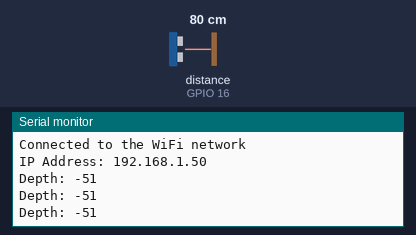
Bench run of a program on a simulated ESP32. On the bench: the last lines printed to the serial monitor. Inputs (shaded band) come from the test bench; at power-on: distance to the obstacle (sensor on GPIO 16) 80 cm. The echo pulse lasts 58.3 µs per cm; WiFi joins after 1.5 s; servers stay silent unless stated; uploads are accepted with an empty reply.

Above: at 2.7 s.
2.8 s: distance to the obstacle (sensor on GPIO 16) set to 2 cm
At 5.18 s:
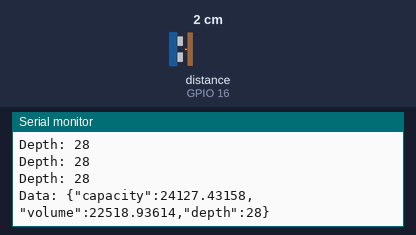
5.9 s: distance to the obstacle (sensor on GPIO 16) set to 4 cm
At 6.6 s:
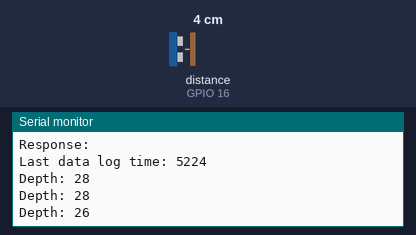
Timing chart, 0 to 8.9 s (numbered marks = the images above; inputs shaded):
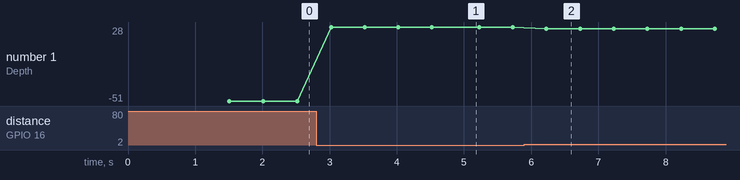

The program:

main.cpp
```cpp
#include <Arduino.h>
#include <WiFi.h>
#include <NewPing.h>
#include <ArduinoJson.h>
#include "credentials.hpp"
#include "config.hpp"
#include "mserver.hpp"
#include "utils.hpp"

MServer server(SERVER_URL);
NewPing sonar(TRIGGER_PIN, ECHO_PIN, MAX_DISTANCE);

double damCapacity;

void setup()
{
  if (DEBUG)
  {
    Serial.begin(115200);
  }
  WiFi.begin(WIFI_SSID, WIFI_PASSWORD);
  DEBUG_PRINT("Connecting to WiFi");
  while (WiFi.status() != WL_CONNECTED)
  {
    DEBUG_PRINT(".");
    delay(100);
  }
  DEBUG_PRINTLN("");
  DEBUG_PRINTLN("Connected to the WiFi network");
  DEBUG_PRINT("IP Address: ");
  DEBUG_PRINTLN(WiFi.localIP());

  damCapacity = calculateCapacity(DAM_HEIGHT);
}

void loop()
{
  long depth = DAM_HEIGHT - sonar.ping_cm();
  double newVolume = calculateCapacity(depth);

  DEBUG_PRINT("Depth: ");
  DEBUG_PRINTLN(depth);
  delay(500);

  if (millis() - server.getLastDataLogTime() > SERVER_SEND_INTERVAL)
  {
    JsonDocument doc;
    doc["capacity"] = damCapacity;
    doc["volume"] = newVolume;
    doc["depth"] = depth;
    String data;
    serializeJson(doc, data);
    DEBUG_PRINT("Data: ");
    DEBUG_PRINTLN(data);

    server.sendData(data);
    DEBUG_PRINT("Last data log time: ");
    DEBUG_PRINTLN(server.getLastDataLogTime());
  }
}
```

credentials.example.hpp
```cpp
#ifndef CREDENTIALS_HPP_
#define CREDENTIALS_HPP_

#define WIFI_SSID ""
#define WIFI_PASSWORD ""

#define SERVER_URL ""

#endif  // CREDENTIALS_HPP_
```

mserver.hpp
```cpp
#ifndef M_SERVER_HPP_
#define M_SERVER_HPP_

#include <WiFi.h>
#include <HTTPClient.h>
#include "credentials.hpp"
#include "config.hpp"

class MServer
{
public:
  /**
   * @brief Construct a new MServer object
   */
  MServer();

  /**
   * @brief Construct a new MServer object
   * @param serverUrl The absolute URL of the server
   */
  MServer(String serverUrl);

  /**
   * @brief Connect to the server
   */
  void connect();

  /**
   * @brief Send data to the server
   * @param data The data to be sent to the server. It should be a stringified JSON data
   */
  void sendData(String data);

  /**
   * @brief Get the last time data was received by the server relative to the board's millis()
   * @return long The last time data was received by the server
   */
  long getLastDataLogTime();

  /**
   * @brief Set the server URL
   * @param serverUrl The absolute URL of the server
   */
  void setServerUrl(String serverUrl);

private:
  String serverUrl;
  long lastDataLogTime;  // last time data was received by the server
  HTTPClient http;
};

#endif  // M_SERVER_HPP_
```

utils.hpp
```cpp
#ifndef UTILS_HPP_
#define UTILS_HPP_

#include <math.h>
#include "config.hpp"

double calculateCapacity(float height);

#endif  // UTILS_HPP_
```

mserver.cpp
```cpp
#include "mserver.hpp"

MServer::MServer()
{
  this->lastDataLogTime = 0;
}

void MServer::connect()
{
}

MServer::MServer(String serverUrl)
{
  this->serverUrl = serverUrl;
  this->lastDataLogTime = 0;
}

void MServer::sendData(String data)
{
  if (WiFi.status() == WL_CONNECTED)
  {
    http.begin(serverUrl);
    http.addHeader("Content-Type", "application/json");
    int httpResponseCode = http.POST(data);
    if (httpResponseCode > 0)
    {
      String response = http.getString();

      if (httpResponseCode == 200)
      {
        DEBUG_PRINT("Response: ");
        DEBUG_PRINTLN(response);
        lastDataLogTime = millis();
      }
      else
      {
        DEBUG_PRINT("Server response: ");
        DEBUG_PRINTLN(response);
      }
    }
    else
    {
      DEBUG_PRINT("Error code: ");
      DEBUG_PRINTLN(httpResponseCode);
    }
    http.end();
  }
}

long MServer::getLastDataLogTime()
{
  return lastDataLogTime;
}

void MServer::setServerUrl(String serverUrl)
{
  this->serverUrl = serverUrl;
}
```

utils.cpp
```cpp
#include "utils.hpp"


double calculateCapacity(float height)
{
  return M_PI * pow(DAM_RADIUS, 2) * height;
}
```

config.hpp
```cpp
#ifndef CONFIG_HPP_
#define CONFIG_HPP_

#define DEBUG 1
#define DEBUG_PRINT(x) do { if (DEBUG) Serial.print(x); } while (0)
#define DEBUG_PRINTLN(x) do { if (DEBUG) Serial.println(x); } while (0)

#define SERVER_SEND_INTERVAL 5000

// HC-SR04 ultrasonic sensor
#define TRIGGER_PIN 17
#define ECHO_PIN 16
#define MAX_DISTANCE 400

// Bucket dimensions
#define DAM_HEIGHT 30
#define DAM_RADIUS 16

#endif /* CONFIG_HPP_ */
```

Measured:
- after the input at 2.8 s, the serial monitor: prints a new line after 0.22 s (image 1)
- after the input at 5.9 s, the serial monitor: prints a new line after 0.33 s (image 2)
- plotted number 1: -51 → 28 after the input at 2.8 s, 28 → 26 after the input at 5.9 s
